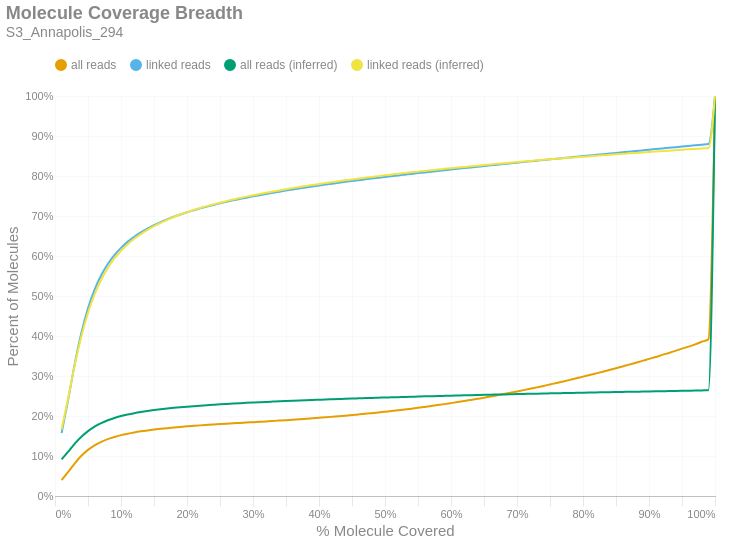

The notebook cell this image was saved under:
### Markdown cell above
### Molecule Read Coverage
This chart shows molecule coverage breadth as computed by the number of bases aligned to that molecule. In other words, "*how much of each unique long molecule is actually sequenced/aligned?*" Keep in mind there is a distinction between sequences and alignments, since some sequences belonging to a particular molecule may not align well and wouldn't appear in the alignment data. This chart also shows molecule coverage breadth as computed by the *inferred fragment* from which the aligned sequences originate. Unlike read coverage, this calculation takes into account the total insert size, including unsequenced gaps between the forward and reverse reads. Like the previous figures, these are cumulative percents.

### Code cell
if SKIPLR:
    print_html(f"Skipped")
else:
    binned_df = consolidated_hist(valids['coverage_bp'], mask, 0.01, True)
    binned_df_inf = consolidated_hist(valids['coverage_inserts'], mask, 0.01, True)
    binned_df = binned_df.with_columns(pl.lit(binned_df_inf['all reads (cumsum)']).alias('all reads (inferred)'))
    binned_df = binned_df.with_columns(pl.lit(binned_df_inf['linked reads (cumsum)']).alias('linked reads (inferred)'))
    binned_df = binned_df.with_columns(
        (pl.col('bin').cast(pl.Float64) + 0.01).alias('right_edge')
    )

    with SafeRender(binned_df):
        (
            density_plot(binned_df, 'Molecule Coverage Breadth', samplename, 'molcov', ['all reads (inferred)','linked reads (inferred)'])
            .encode(
                #x=alt.X('bin:Q', title="% Molecule Covered").axis(format = '%').scale(padding=0),
                x=alt.X('right_edge:Q', title="% Molecule Covered").axis(format='%').scale(padding=0),
                y=alt.Y('value:Q', title='Percent of Molecules')
                    .axis(format='%')
                    .stack(False)
                    .scale(domainMin=0, padding=0),
                color=alt.Color("key:N").scale(domain = ["all reads", "linked reads", "all reads (inferred)", "linked reads (inferred)"]),
                tooltip = [
                    alt.Tooltip("key:N", title = "Data Type"),
                    alt.Tooltip("range_label:N", title="% Molecule Covered"),
                    alt.Tooltip("value:Q", format = ".2%", title="% Molecules")
                ]
            )
        ).display()

### Figure 1 — Vega-Lite specification as saved in the notebook (floating-point values rounded to 4 significant figures)
{"width": "container", "height": 400, "config": {"title": {"anchor": "start", "dy": -15, "fontSize": 18, "color": "#888888", "subtitleColor": "#888888", "subtitleFontSize": 14}, "arc": {"fill": "#0072B2"}, "axis": {"domainColor": "#888888", "domainWidth": 0.5, "gridWidth": 0.2, "grid": false, "titleFontWeight": 400, "titleFontSize": 15, "labelFontSize": 11, "labelColor": "#888888", "tickColor": "#888888", "tickWidth": 0.2, "titleColor": "#888888"}, "axisBand": {"grid": false}, "axisX": {"grid": true, "tickSize": 10, "domainCap": "round"}, "axisY": {"domain": false, "grid": true, "tickSize": 0, "domainCap": "round"}, "background": "transparent", "header": {"labelFontSize": 15, "labelColor": "#888888", "titleFontSize": 15, "titleFontWeight": 600, "titleColor": "#888888"}, "legend": {"labelFont": "sans-serif", "labelFontSize": 12, "labelColor": "#888888", "symbolSize": 100, "symbolType": "circle", "titleFontSize": 12, "titlePadding": 10, "titleColor": "#888888", "title": null, "orient": "top"}, "range": {"category": ["#E69F00", "#56B4E9", "#009E73", "#F0E442", "#0072B2", "#D55E00", "#CC79A7", "#000000"], "diverging": ["#cfe8f3", "#a2d4ec", "#73bfe2", "#46abdb", "#1696d2", "#12719e"]}, "area": {"fill": "#0072B2", "fillOpacity": 0.7, "line": true, "strokeOpacity": 0.7}, "line": {"color": "#0072B2", "stroke": "#0072B2", "strokeWidth": 2}, "trail": {"color": "#0072B2", "stroke": "#0072B2", "strokeWidth": 0, "size": 1}, "point": {"filled": true, "fillOpacity": 1.0, "size": 95}, "text": {"color": "#888888", "fontSize": 11, "align": "right", "fontWeight": 400, "size": 11}, "bar": {"fill": "#0072B2", "stroke": null}, "view": {"stroke": null, "continuousWidth": 660, "continuousHeight": 400}}, "data": {"name": "data-c36f088e8c7ee6d4d53d42650a5f98f1"}, "mark": {"type": "line", "interpolate": "monotone", "point": {"opacity": 0, "size": 275}}, "encoding": {"color": {"field": "key", "scale": {"domain": ["all reads", "linked reads", "all reads (inferred)", "linked reads (inferred)"]}, "type": "nominal"}, "tooltip": [{"field": "key", "title": "Data Type", "type": "nominal"}, {"field": "range_label", "title": "% Molecule Covered", "type": "nominal"}, {"field": "value", "format": ".2%", "title": "% Molecules", "type": "quantitative"}], "x": {"axis": {"format": "%"}, "field": "right_edge", "scale": {"padding": 0}, "title": "% Molecule Covered", "type": "quantitative"}, "y": {"axis": {"format": "%"}, "field": "value", "scale": {"domainMin": 0, "padding": 0}, "stack": false, "title": "Percent of Molecules", "type": "quantitative"}}, "params": [{"name": "param_c36ac31b6afebe62", "select": {"type": "point", "fields": ["key"]}, "bind": "legend"}], "title": {"text": "Molecule Coverage Breadth", "subtitle": "S3_Annapolis_294"}, "transform": [{"fold": ["all reads (cumsum)", "linked reads (cumsum)", "all reads (inferred)", "linked reads (inferred)"]}, {"calculate": "replace(datum.key, ' (cumsum)', '')", "as": "key"}, {"filter": {"param": "param_c36ac31b6afebe62"}}], "usermeta": {"embedOptions": {"downloadFileName": "S3_Annapolis_294.molcov"}}, "$schema": "https://vega.github.io/schema/vega-lite/v6.1.0.json", "datasets": {"data-c36f088e8c7ee6d4d53d42650a5f98f1": [{"bin": "0.0", "interval": "0.0-0.01", "all reads": 0.03955, "linked reads": 0.1573, "all reads (cumsum)": 0.03955, "linked reads (cumsum)": 0.1573, "range_label": "0.0-0.01", "all reads (inferred)": 0.09152, "linked reads (inferred)": 0.1663, "right_edge": 0.01}, {"bin": "0.01", "interval": "0.01-0.02", "all reads": 0.02049, "linked reads": 0.08387, "all reads (cumsum)": 0.06004, "linked reads (cumsum)": 0.2411, "range_label": "0.01-0.02", "all reads (inferred)": 0.1107, "linked reads (inferred)": 0.2451, "right_edge": 0.02}, {"bin": "0.02", "interval": "0.02-0.03", "all reads": 0.02179, "linked reads": 0.08974, "all reads (cumsum)": 0.08183, "linked reads (cumsum)": 0.3309, "range_label": "0.02-0.03", "all reads (inferred)": 0.1307, "linked reads (inferred)": 0.3278, "right_edge": 0.03}, {"bin": "0.03", "interval": "0.03-0.04", "all reads": 0.01871, "linked reads": 0.07713, "all reads (cumsum)": 0.1005, "linked reads (cumsum)": 0.408, "range_label": "0.03-0.04", "all reads (inferred)": 0.1481, "linked reads (inferred)": 0.3995, "right_edge": 0.04}, {"bin": "0.04", "interval": "0.04-0.05", "all reads": 0.01484, "linked reads": 0.06121, "all reads (cumsum)": 0.1154, "linked reads (cumsum)": 0.4692, "range_label": "0.04-0.05", "all reads (inferred)": 0.1623, "linked reads (inferred)": 0.4581, "right_edge": 0.05}, {"bin": "0.05", "interval": "0.05-0.06", "all reads": 0.01134, "linked reads": 0.04675, "all reads (cumsum)": 0.1267, "linked reads (cumsum)": 0.516, "range_label": "0.05-0.06", "all reads (inferred)": 0.1735, "linked reads (inferred)": 0.5044, "right_edge": 0.06}, {"bin": "0.06", "interval": "0.06-0.07", "all reads": 0.008731, "linked reads": 0.03596, "all reads (cumsum)": 0.1354, "linked reads (cumsum)": 0.5519, "range_label": "0.06-0.07", "all reads (inferred)": 0.1823, "linked reads (inferred)": 0.5406, "right_edge": 0.07}, {"bin": "0.07", "interval": "0.07-0.08", "all reads": 0.006829, "linked reads": 0.02809, "all reads (cumsum)": 0.1423, "linked reads (cumsum)": 0.58, "range_label": "0.07-0.08", "all reads (inferred)": 0.1894, "linked reads (inferred)": 0.5701, "right_edge": 0.08}, {"bin": "0.08", "interval": "0.08-0.09", "all reads": 0.005403, "linked reads": 0.02217, "all reads (cumsum)": 0.1477, "linked reads (cumsum)": 0.6022, "range_label": "0.08-0.09", "all reads (inferred)": 0.1952, "linked reads (inferred)": 0.5938, "right_edge": 0.09}, {"bin": "0.09", "interval": "0.09-0.1", "all reads": 0.004455, "linked reads": 0.01824, "all reads (cumsum)": 0.1521, "linked reads (cumsum)": 0.6204, "range_label": "0.09-0.1", "all reads (inferred)": 0.1999, "linked reads (inferred)": 0.6133, "right_edge": 0.1}, {"bin": "0.1", "interval": "0.1-0.11", "all reads": 0.003647, "linked reads": 0.01492, "all reads (cumsum)": 0.1558, "linked reads (cumsum)": 0.6353, "range_label": "0.1-0.11", "all reads (inferred)": 0.2038, "linked reads (inferred)": 0.6295, "right_edge": 0.11}, {"bin": "0.11", "interval": "0.11-0.12", "all reads": 0.003134, "linked reads": 0.01275, "all reads (cumsum)": 0.1589, "linked reads (cumsum)": 0.6481, "range_label": "0.11-0.12", "all reads (inferred)": 0.2071, "linked reads (inferred)": 0.6431, "right_edge": 0.12}, {"bin": "0.12", "interval": "0.12-0.13", "all reads": 0.002685, "linked reads": 0.01094, "all reads (cumsum)": 0.1616, "linked reads (cumsum)": 0.659, "range_label": "0.12-0.13", "all reads (inferred)": 0.21, "linked reads (inferred)": 0.6549, "right_edge": 0.13}, {"bin": "0.13", "interval": "0.13-0.14", "all reads": 0.002347, "linked reads": 0.009551, "all reads (cumsum)": 0.1639, "linked reads (cumsum)": 0.6686, "range_label": "0.13-0.14", "all reads (inferred)": 0.2125, "linked reads (inferred)": 0.6653, "right_edge": 0.14}, {"bin": "0.14", "interval": "0.14-0.15", "all reads": 0.002112, "linked reads": 0.008547, "all reads (cumsum)": 0.1661, "linked reads (cumsum)": 0.6771, "range_label": "0.14-0.15", "all reads (inferred)": 0.2148, "linked reads (inferred)": 0.6746, "right_edge": 0.15}, {"bin": "0.15", "interval": "0.15-0.16", "all reads": 0.001872, "linked reads": 0.007543, "all reads (cumsum)": 0.1679, "linked reads (cumsum)": 0.6847, "range_label": "0.15-0.16", "all reads (inferred)": 0.2168, "linked reads (inferred)": 0.6829, "right_edge": 0.16}, {"bin": "0.16", "interval": "0.16-0.17", "all reads": 0.001732, "linked reads": 0.006952, "all reads (cumsum)": 0.1697, "linked reads (cumsum)": 0.6916, "range_label": "0.16-0.17", "all reads (inferred)": 0.2187, "linked reads (inferred)": 0.6905, "right_edge": 0.17}, {"bin": "0.17", "interval": "0.17-0.18", "all reads": 0.001583, "linked reads": 0.006354, "all reads (cumsum)": 0.1712, "linked reads (cumsum)": 0.698, "range_label": "0.17-0.18", "all reads (inferred)": 0.2204, "linked reads (inferred)": 0.6975, "right_edge": 0.18}, {"bin": "0.18", "interval": "0.18-0.19", "all reads": 0.001464, "linked reads": 0.005839, "all reads (cumsum)": 0.1727, "linked reads (cumsum)": 0.7038, "range_label": "0.18-0.19", "all reads (inferred)": 0.2219, "linked reads (inferred)": 0.7037, "right_edge": 0.19}, {"bin": "0.19", "interval": "0.19-0.2", "all reads": 0.001374, "linked reads": 0.005481, "all reads (cumsum)": 0.1741, "linked reads (cumsum)": 0.7093, "range_label": "0.19-0.2", "all reads (inferred)": 0.2233, "linked reads (inferred)": 0.7096, "right_edge": 0.2}, {"bin": "0.2", "interval": "0.2-0.21", "all reads": 0.001258, "linked reads": 0.00498, "all reads (cumsum)": 0.1753, "linked reads (cumsum)": 0.7143, "range_label": "0.2-0.21", "all reads (inferred)": 0.2247, "linked reads (inferred)": 0.715, "right_edge": 0.21}, {"bin": "0.21", "interval": "0.21-0.22", "all reads": 0.001222, "linked reads": 0.00481, "all reads (cumsum)": 0.1766, "linked reads (cumsum)": 0.7191, "range_label": "0.21-0.22", "all reads (inferred)": 0.2259, "linked reads (inferred)": 0.7201, "right_edge": 0.22}, {"bin": "0.22", "interval": "0.22-0.23", "all reads": 0.001114, "linked reads": 0.004352, "all reads (cumsum)": 0.1777, "linked reads (cumsum)": 0.7234, "range_label": "0.22-0.23", "all reads (inferred)": 0.2271, "linked reads (inferred)": 0.7247, "right_edge": 0.23}, {"bin": "0.23", "interval": "0.23-0.24", "all reads": 0.001096, "linked reads": 0.004266, "all reads (cumsum)": 0.1788, "linked reads (cumsum)": 0.7277, "range_label": "0.23-0.24", "all reads (inferred)": 0.2281, "linked reads (inferred)": 0.729, "right_edge": 0.24}, {"bin": "0.24", "interval": "0.24-0.25", "all reads": 0.001046, "linked reads": 0.004, "all reads (cumsum)": 0.1798, "linked reads (cumsum)": 0.7317, "range_label": "0.24-0.25", "all reads (inferred)": 0.2292, "linked reads (inferred)": 0.7333, "right_edge": 0.25}, {"bin": "0.25", "interval": "0.25-0.26", "all reads": 0.0009972, "linked reads": 0.003794, "all reads (cumsum)": 0.1808, "linked reads (cumsum)": 0.7355, "range_label": "0.25-0.26", "all reads (inferred)": 0.2302, "linked reads (inferred)": 0.7373, "right_edge": 0.26}, {"bin": "0.26", "interval": "0.26-0.27", "all reads": 0.0009599, "linked reads": 0.003595, "all reads (cumsum)": 0.1818, "linked reads (cumsum)": 0.7391, "range_label": "0.26-0.27", "all reads (inferred)": 0.2311, "linked reads (inferred)": 0.7411, "right_edge": 0.27}, {"bin": "0.27", "interval": "0.27-0.28", "all reads": 0.0009413, "linked reads": 0.003413, "all reads (cumsum)": 0.1827, "linked reads (cumsum)": 0.7425, "range_label": "0.27-0.28", "all reads (inferred)": 0.232, "linked reads (inferred)": 0.7448, "right_edge": 0.28}, {"bin": "0.28", "interval": "0.28-0.29", "all reads": 0.0009516, "linked reads": 0.003349, "all reads (cumsum)": 0.1837, "linked reads (cumsum)": 0.7459, "range_label": "0.28-0.29", "all reads (inferred)": 0.2329, "linked reads (inferred)": 0.7484, "right_edge": 0.29}, {"bin": "0.29", "interval": "0.29-0.3", "all reads": 0.0009654, "linked reads": 0.003194, "all reads (cumsum)": 0.1846, "linked reads (cumsum)": 0.7491, "range_label": "0.29-0.3", "all reads (inferred)": 0.2337, "linked reads (inferred)": 0.7517, "right_edge": 0.3}, {"bin": "0.3", "interval": "0.3-0.31", "all reads": 0.0009601, "linked reads": 0.003074, "all reads (cumsum)": 0.1856, "linked reads (cumsum)": 0.7521, "range_label": "0.3-0.31", "all reads (inferred)": 0.2345, "linked reads (inferred)": 0.755, "right_edge": 0.31}, {"bin": "0.31", "interval": "0.31-0.32", "all reads": 0.0009597, "linked reads": 0.002911, "all reads (cumsum)": 0.1866, "linked reads (cumsum)": 0.755, "range_label": "0.31-0.32", "all reads (inferred)": 0.2353, "linked reads (inferred)": 0.758, "right_edge": 0.32}, {"bin": "0.32", "interval": "0.32-0.33", "all reads": 0.001012, "linked reads": 0.002961, "all reads (cumsum)": 0.1876, "linked reads (cumsum)": 0.758, "range_label": "0.32-0.33", "all reads (inferred)": 0.236, "linked reads (inferred)": 0.761, "right_edge": 0.33}, {"bin": "0.33", "interval": "0.33-0.34", "all reads": 0.001021, "linked reads": 0.002814, "all reads (cumsum)": 0.1886, "linked reads (cumsum)": 0.7608, "range_label": "0.33-0.34", "all reads (inferred)": 0.2368, "linked reads (inferred)": 0.764, "right_edge": 0.34}, {"bin": "0.34", "interval": "0.34-0.35", "all reads": 0.001057, "linked reads": 0.002692, "all reads (cumsum)": 0.1896, "linked reads (cumsum)": 0.7635, "range_label": "0.34-0.35", "all reads (inferred)": 0.2375, "linked reads (inferred)": 0.7669, "right_edge": 0.35}, {"bin": "0.35", "interval": "0.35-0.36", "all reads": 0.001117, "linked reads": 0.002756, "all reads (cumsum)": 0.1908, "linked reads (cumsum)": 0.7663, "range_label": "0.35-0.36", "all reads (inferred)": 0.2382, "linked reads (inferred)": 0.7697, "right_edge": 0.36}, {"bin": "0.36", "interval": "0.36-0.37", "all reads": 0.001093, "linked reads": 0.002575, "all reads (cumsum)": 0.1919, "linked reads (cumsum)": 0.7688, "range_label": "0.36-0.37", "all reads (inferred)": 0.2389, "linked reads (inferred)": 0.7724, "right_edge": 0.37}, {"bin": "0.37", "interval": "0.37-0.38", "all reads": 0.001168, "linked reads": 0.002575, "all reads (cumsum)": 0.193, "linked reads (cumsum)": 0.7714, "range_label": "0.37-0.38", "all reads (inferred)": 0.2395, "linked reads (inferred)": 0.775, "right_edge": 0.38}, {"bin": "0.38", "interval": "0.38-0.39", "all reads": 0.001188, "linked reads": 0.002483, "all reads (cumsum)": 0.1942, "linked reads (cumsum)": 0.7739, "range_label": "0.38-0.39", "all reads (inferred)": 0.2401, "linked reads (inferred)": 0.7775, "right_edge": 0.39}, {"bin": "0.39", "interval": "0.39-0.4", "all reads": 0.001276, "linked reads": 0.002416, "all reads (cumsum)": 0.1955, "linked reads (cumsum)": 0.7763, "range_label": "0.39-0.4", "all reads (inferred)": 0.2407, "linked reads (inferred)": 0.7799, "right_edge": 0.4}, {"bin": "0.4", "interval": "0.4-0.41", "all reads": 0.001216, "linked reads": 0.00218, "all reads (cumsum)": 0.1967, "linked reads (cumsum)": 0.7785, "range_label": "0.4-0.41", "all reads (inferred)": 0.2413, "linked reads (inferred)": 0.7824, "right_edge": 0.41}, {"bin": "0.41", "interval": "0.41-0.42", "all reads": 0.001336, "linked reads": 0.002335, "all reads (cumsum)": 0.198, "linked reads (cumsum)": 0.7808, "range_label": "0.41-0.42", "all reads (inferred)": 0.2419, "linked reads (inferred)": 0.7847, "right_edge": 0.42}, {"bin": "0.42", "interval": "0.42-0.43", "all reads": 0.001383, "linked reads": 0.002273, "all reads (cumsum)": 0.1994, "linked reads (cumsum)": 0.7831, "range_label": "0.42-0.43", "all reads (inferred)": 0.2425, "linked reads (inferred)": 0.787, "right_edge": 0.43}, {"bin": "0.43", "interval": "0.43-0.44", "all reads": 0.001427, "linked reads": 0.002218, "all reads (cumsum)": 0.2009, "linked reads (cumsum)": 0.7853, "range_label": "0.43-0.44", "all reads (inferred)": 0.2431, "linked reads (inferred)": 0.7893, "right_edge": 0.44}, {"bin": "0.44", "interval": "0.44-0.45", "all reads": 0.001507, "linked reads": 0.002206, "all reads (cumsum)": 0.2024, "linked reads (cumsum)": 0.7875, "range_label": "0.44-0.45", "all reads (inferred)": 0.2436, "linked reads (inferred)": 0.7915, "right_edge": 0.45}, {"bin": "0.45", "interval": "0.45-0.46", "all reads": 0.001523, "linked reads": 0.002014, "all reads (cumsum)": 0.2039, "linked reads (cumsum)": 0.7895, "range_label": "0.45-0.46", "all reads (inferred)": 0.2442, "linked reads (inferred)": 0.7936, "right_edge": 0.46}, {"bin": "0.46", "interval": "0.46-0.47", "all reads": 0.001558, "linked reads": 0.002049, "all reads (cumsum)": 0.2054, "linked reads (cumsum)": 0.7916, "range_label": "0.46-0.47", "all reads (inferred)": 0.2447, "linked reads (inferred)": 0.7957, "right_edge": 0.47}, {"bin": "0.47", "interval": "0.47-0.48", "all reads": 0.001658, "linked reads": 0.002046, "all reads (cumsum)": 0.2071, "linked reads (cumsum)": 0.7936, "range_label": "0.47-0.48", "all reads (inferred)": 0.2452, "linked reads (inferred)": 0.7978, "right_edge": 0.48}, {"bin": "0.48", "interval": "0.48-0.49", "all reads": 0.001672, "linked reads": 0.002016, "all reads (cumsum)": 0.2088, "linked reads (cumsum)": 0.7956, "range_label": "0.48-0.49", "all reads (inferred)": 0.2457, "linked reads (inferred)": 0.7997, "right_edge": 0.49}, {"bin": "0.49", "interval": "0.49-0.5", "all reads": 0.00189, "linked reads": 0.002024, "all reads (cumsum)": 0.2107, "linked reads (cumsum)": 0.7977, "range_label": "0.49-0.5", "all reads (inferred)": 0.2463, "linked reads (inferred)": 0.8018, "right_edge": 0.5}, {"bin": "0.5", "interval": "0.5-0.51", "all reads": 0.001687, "linked reads": 0.001861, "all reads (cumsum)": 0.2123, "linked reads (cumsum)": 0.7995, "range_label": "0.5-0.51", "all reads (inferred)": 0.2467, "linked reads (inferred)": 0.8035, "right_edge": 0.51}, {"bin": "0.51", "interval": "0.51-0.52", "all reads": 0.001979, "linked reads": 0.002002, "all reads (cumsum)": 0.2143, "linked reads (cumsum)": 0.8015, "range_label": "0.51-0.52", "all reads (inferred)": 0.2472, "linked reads (inferred)": 0.8054, "right_edge": 0.52}, {"bin": "0.52", "interval": "0.52-0.53", "all reads": 0.001941, "linked reads": 0.001881, "all reads (cumsum)": 0.2163, "linked reads (cumsum)": 0.8034, "range_label": "0.52-0.53", "all reads (inferred)": 0.2477, "linked reads (inferred)": 0.8073, "right_edge": 0.53}, {"bin": "0.53", "interval": "0.53-0.54", "all reads": 0.002063, "linked reads": 0.001871, "all reads (cumsum)": 0.2183, "linked reads (cumsum)": 0.8053, "range_label": "0.53-0.54", "all reads (inferred)": 0.2481, "linked reads (inferred)": 0.8091, "right_edge": 0.54}, {"bin": "0.54", "interval": "0.54-0.55", "all reads": 0.002142, "linked reads": 0.001905, "all reads (cumsum)": 0.2205, "linked reads (cumsum)": 0.8072, "range_label": "0.54-0.55", "all reads (inferred)": 0.2486, "linked reads (inferred)": 0.8109, "right_edge": 0.55}, {"bin": "0.55", "interval": "0.55-0.56", "all reads": 0.002239, "linked reads": 0.001848, "all reads (cumsum)": 0.2227, "linked reads (cumsum)": 0.809, "range_label": "0.55-0.56", "all reads (inferred)": 0.2491, "linked reads (inferred)": 0.8128, "right_edge": 0.56}, {"bin": "0.56", "interval": "0.56-0.57", "all reads": 0.002279, "linked reads": 0.001818, "all reads (cumsum)": 0.225, "linked reads (cumsum)": 0.8109, "range_label": "0.56-0.57", "all reads (inferred)": 0.2495, "linked reads (inferred)": 0.8145, "right_edge": 0.57}, {"bin": "0.57", "interval": "0.57-0.58", "all reads": 0.002305, "linked reads": 0.001826, "all reads (cumsum)": 0.2273, "linked reads (cumsum)": 0.8127, "range_label": "0.57-0.58", "all reads (inferred)": 0.2499, "linked reads (inferred)": 0.8162, "right_edge": 0.58}, {"bin": "0.58", "interval": "0.58-0.59", "all reads": 0.002414, "linked reads": 0.001734, "all reads (cumsum)": 0.2297, "linked reads (cumsum)": 0.8144, "range_label": "0.58-0.59", "all reads (inferred)": 0.2504, "linked reads (inferred)": 0.8179, "right_edge": 0.59}, {"bin": "0.59", "interval": "0.59-0.6", "all reads": 0.002496, "linked reads": 0.00175, "all reads (cumsum)": 0.2322, "linked reads (cumsum)": 0.8162, "range_label": "0.59-0.6", "all reads (inferred)": 0.2508, "linked reads (inferred)": 0.8195, "right_edge": 0.6}, {"bin": "0.6", "interval": "0.6-0.61", "all reads": 0.002527, "linked reads": 0.001767, "all reads (cumsum)": 0.2347, "linked reads (cumsum)": 0.8179, "range_label": "0.6-0.61", "all reads (inferred)": 0.2512, "linked reads (inferred)": 0.8212, "right_edge": 0.61}, {"bin": "0.61", "interval": "0.61-0.62", "all reads": 0.002656, "linked reads": 0.001763, "all reads (cumsum)": 0.2374, "linked reads (cumsum)": 0.8197, "range_label": "0.61-0.62", "all reads (inferred)": 0.2516, "linked reads (inferred)": 0.8227, "right_edge": 0.62}, {"bin": "0.62", "interval": "0.62-0.63", "all reads": 0.002745, "linked reads": 0.001776, "all reads (cumsum)": 0.2401, "linked reads (cumsum)": 0.8215, "range_label": "0.62-0.63", "all reads (inferred)": 0.252, "linked reads (inferred)": 0.8243, "right_edge": 0.63}, {"bin": "0.63", "interval": "0.63-0.64", "all reads": 0.002782, "linked reads": 0.001739, "all reads (cumsum)": 0.2429, "linked reads (cumsum)": 0.8232, "range_label": "0.63-0.64", "all reads (inferred)": 0.2524, "linked reads (inferred)": 0.8259, "right_edge": 0.64}, {"bin": "0.64", "interval": "0.64-0.65", "all reads": 0.00285, "linked reads": 0.001664, "all reads (cumsum)": 0.2458, "linked reads (cumsum)": 0.8249, "range_label": "0.64-0.65", "all reads (inferred)": 0.2528, "linked reads (inferred)": 0.8274, "right_edge": 0.65}, {"bin": "0.65", "interval": "0.65-0.66", "all reads": 0.003052, "linked reads": 0.00174, "all reads (cumsum)": 0.2488, "linked reads (cumsum)": 0.8266, "range_label": "0.65-0.66", "all reads (inferred)": 0.2532, "linked reads (inferred)": 0.8289, "right_edge": 0.66}, {"bin": "0.66", "interval": "0.66-0.67", "all reads": 0.002946, "linked reads": 0.001639, "all reads (cumsum)": 0.2518, "linked reads (cumsum)": 0.8283, "range_label": "0.66-0.67", "all reads (inferred)": 0.2536, "linked reads (inferred)": 0.8304, "right_edge": 0.67}, {"bin": "0.67", "interval": "0.67-0.68", "all reads": 0.003094, "linked reads": 0.001709, "all reads (cumsum)": 0.2549, "linked reads (cumsum)": 0.83, "range_label": "0.67-0.68", "all reads (inferred)": 0.254, "linked reads (inferred)": 0.8319, "right_edge": 0.68}, {"bin": "0.68", "interval": "0.68-0.69", "all reads": 0.003171, "linked reads": 0.001674, "all reads (cumsum)": 0.258, "linked reads (cumsum)": 0.8316, "range_label": "0.68-0.69", "all reads (inferred)": 0.2544, "linked reads (inferred)": 0.8334, "right_edge": 0.69}, {"bin": "0.69", "interval": "0.69-0.7", "all reads": 0.003323, "linked reads": 0.001663, "all reads (cumsum)": 0.2614, "linked reads (cumsum)": 0.8333, "range_label": "0.69-0.7", "all reads (inferred)": 0.2548, "linked reads (inferred)": 0.8349, "right_edge": 0.7}, {"bin": "0.7", "interval": "0.7-0.71", "all reads": 0.003306, "linked reads": 0.00171, "all reads (cumsum)": 0.2647, "linked reads (cumsum)": 0.835, "range_label": "0.7-0.71", "all reads (inferred)": 0.2551, "linked reads (inferred)": 0.8362, "right_edge": 0.71}, {"bin": "0.71", "interval": "0.71-0.72", "all reads": 0.003417, "linked reads": 0.001679, "all reads (cumsum)": 0.2681, "linked reads (cumsum)": 0.8367, "range_label": "0.71-0.72", "all reads (inferred)": 0.2555, "linked reads (inferred)": 0.8377, "right_edge": 0.72}, {"bin": "0.72", "interval": "0.72-0.73", "all reads": 0.003526, "linked reads": 0.001656, "all reads (cumsum)": 0.2716, "linked reads (cumsum)": 0.8383, "range_label": "0.72-0.73", "all reads (inferred)": 0.2559, "linked reads (inferred)": 0.8391, "right_edge": 0.73}, {"bin": "0.73", "interval": "0.73-0.74", "all reads": 0.003545, "linked reads": 0.001599, "all reads (cumsum)": 0.2751, "linked reads (cumsum)": 0.8399, "range_label": "0.73-0.74", "all reads (inferred)": 0.2562, "linked reads (inferred)": 0.8404, "right_edge": 0.74}, {"bin": "0.74", "interval": "0.74-0.75", "all reads": 0.003812, "linked reads": 0.001701, "all reads (cumsum)": 0.279, "linked reads (cumsum)": 0.8416, "range_label": "0.74-0.75", "all reads (inferred)": 0.2566, "linked reads (inferred)": 0.8418, "right_edge": 0.75}, {"bin": "0.75", "interval": "0.75-0.76", "all reads": 0.003653, "linked reads": 0.001575, "all reads (cumsum)": 0.2826, "linked reads (cumsum)": 0.8432, "range_label": "0.75-0.76", "all reads (inferred)": 0.2569, "linked reads (inferred)": 0.8431, "right_edge": 0.76}, {"bin": "0.76", "interval": "0.76-0.77", "all reads": 0.003768, "linked reads": 0.001638, "all reads (cumsum)": 0.2864, "linked reads (cumsum)": 0.8449, "range_label": "0.76-0.77", "all reads (inferred)": 0.2573, "linked reads (inferred)": 0.8444, "right_edge": 0.77}, {"bin": "0.77", "interval": "0.77-0.78", "all reads": 0.003873, "linked reads": 0.001654, "all reads (cumsum)": 0.2903, "linked reads (cumsum)": 0.8465, "range_label": "0.77-0.78", "all reads (inferred)": 0.2576, "linked reads (inferred)": 0.8457, "right_edge": 0.78}, {"bin": "0.78", "interval": "0.78-0.79", "all reads": 0.003943, "linked reads": 0.001626, "all reads (cumsum)": 0.2942, "linked reads (cumsum)": 0.8481, "range_label": "0.78-0.79", "all reads (inferred)": 0.2579, "linked reads (inferred)": 0.847, "right_edge": 0.79}, {"bin": "0.79", "interval": "0.79-0.8", "all reads": 0.004235, "linked reads": 0.001661, "all reads (cumsum)": 0.2984, "linked reads (cumsum)": 0.8498, "range_label": "0.79-0.8", "all reads (inferred)": 0.2583, "linked reads (inferred)": 0.8483, "right_edge": 0.8}, {"bin": "0.8", "interval": "0.8-0.81", "all reads": 0.003922, "linked reads": 0.001545, "all reads (cumsum)": 0.3024, "linked reads (cumsum)": 0.8513, "range_label": "0.8-0.81", "all reads (inferred)": 0.2586, "linked reads (inferred)": 0.8495, "right_edge": 0.81}, {"bin": "0.81", "interval": "0.81-0.82", "all reads": 0.004173, "linked reads": 0.001613, "all reads (cumsum)": 0.3065, "linked reads (cumsum)": 0.853, "range_label": "0.81-0.82", "all reads (inferred)": 0.2589, "linked reads (inferred)": 0.8507, "right_edge": 0.82}, {"bin": "0.82", "interval": "0.82-0.83", "all reads": 0.004246, "linked reads": 0.001565, "all reads (cumsum)": 0.3108, "linked reads (cumsum)": 0.8545, "range_label": "0.82-0.83", "all reads (inferred)": 0.2592, "linked reads (inferred)": 0.8519, "right_edge": 0.83}, {"bin": "0.83", "interval": "0.83-0.84", "all reads": 0.004348, "linked reads": 0.001594, "all reads (cumsum)": 0.3151, "linked reads (cumsum)": 0.8561, "range_label": "0.83-0.84", "all reads (inferred)": 0.2596, "linked reads (inferred)": 0.8531, "right_edge": 0.84}, {"bin": "0.84", "interval": "0.84-0.85", "all reads": 0.004302, "linked reads": 0.00156, "all reads (cumsum)": 0.3194, "linked reads (cumsum)": 0.8577, "range_label": "0.84-0.85", "all reads (inferred)": 0.2599, "linked reads (inferred)": 0.8543, "right_edge": 0.85}, {"bin": "0.85", "interval": "0.85-0.86", "all reads": 0.004489, "linked reads": 0.001565, "all reads (cumsum)": 0.3239, "linked reads (cumsum)": 0.8592, "range_label": "0.85-0.86", "all reads (inferred)": 0.2602, "linked reads (inferred)": 0.8555, "right_edge": 0.86}, {"bin": "0.86", "interval": "0.86-0.87", "all reads": 0.004484, "linked reads": 0.001522, "all reads (cumsum)": 0.3284, "linked reads (cumsum)": 0.8608, "range_label": "0.86-0.87", "all reads (inferred)": 0.2605, "linked reads (inferred)": 0.8566, "right_edge": 0.87}, {"bin": "0.87", "interval": "0.87-0.88", "all reads": 0.004752, "linked reads": 0.001618, "all reads (cumsum)": 0.3331, "linked reads (cumsum)": 0.8624, "range_label": "0.87-0.88", "all reads (inferred)": 0.2608, "linked reads (inferred)": 0.8578, "right_edge": 0.88}, {"bin": "0.88", "interval": "0.88-0.89", "all reads": 0.004714, "linked reads": 0.001663, "all reads (cumsum)": 0.3379, "linked reads (cumsum)": 0.864, "range_label": "0.88-0.89", "all reads (inferred)": 0.2611, "linked reads (inferred)": 0.8588, "right_edge": 0.89}, {"bin": "0.89", "interval": "0.89-0.9", "all reads": 0.004894, "linked reads": 0.001706, "all reads (cumsum)": 0.3428, "linked reads (cumsum)": 0.8657, "range_label": "0.89-0.9", "all reads (inferred)": 0.2614, "linked reads (inferred)": 0.86, "right_edge": 0.9}, {"bin": "0.9", "interval": "0.9-0.91", "all reads": 0.004624, "linked reads": 0.001551, "all reads (cumsum)": 0.3474, "linked reads (cumsum)": 0.8673, "range_label": "0.9-0.91", "all reads (inferred)": 0.2617, "linked reads (inferred)": 0.8611, "right_edge": 0.91}, {"bin": "0.91", "interval": "0.91-0.92", "all reads": 0.00542, "linked reads": 0.001632, "all reads (cumsum)": 0.3528, "linked reads (cumsum)": 0.8689, "range_label": "0.91-0.92", "all reads (inferred)": 0.262, "linked reads (inferred)": 0.8622, "right_edge": 0.92}, {"bin": "0.92", "interval": "0.92-0.93", "all reads": 0.00478, "linked reads": 0.001554, "all reads (cumsum)": 0.3576, "linked reads (cumsum)": 0.8705, "range_label": "0.92-0.93", "all reads (inferred)": 0.2623, "linked reads (inferred)": 0.8633, "right_edge": 0.93}, {"bin": "0.93", "interval": "0.93-0.94", "all reads": 0.005236, "linked reads": 0.001591, "all reads (cumsum)": 0.3628, "linked reads (cumsum)": 0.8721, "range_label": "0.93-0.94", "all reads (inferred)": 0.2626, "linked reads (inferred)": 0.8644, "right_edge": 0.94}, {"bin": "0.94", "interval": "0.94-0.95", "all reads": 0.00571, "linked reads": 0.001542, "all reads (cumsum)": 0.3685, "linked reads (cumsum)": 0.8736, "range_label": "0.94-0.95", "all reads (inferred)": 0.2629, "linked reads (inferred)": 0.8656, "right_edge": 0.95}, {"bin": "0.95", "interval": "0.95-0.96", "all reads": 0.004887, "linked reads": 0.001664, "all reads (cumsum)": 0.3734, "linked reads (cumsum)": 0.8753, "range_label": "0.95-0.96", "all reads (inferred)": 0.2632, "linked reads (inferred)": 0.8666, "right_edge": 0.96}, {"bin": "0.96", "interval": "0.96-0.97", "all reads": 0.005739, "linked reads": 0.001471, "all reads (cumsum)": 0.3791, "linked reads (cumsum)": 0.8768, "range_label": "0.96-0.97", "all reads (inferred)": 0.2636, "linked reads (inferred)": 0.8678, "right_edge": 0.97}, {"bin": "0.97", "interval": "0.97-0.98", "all reads": 0.00639, "linked reads": 0.001517, "all reads (cumsum)": 0.3855, "linked reads (cumsum)": 0.8783, "range_label": "0.97-0.98", "all reads (inferred)": 0.264, "linked reads (inferred)": 0.8689, "right_edge": 0.98}, {"bin": "0.98", "interval": "0.98-0.99", "all reads": 0.005977, "linked reads": 0.001598, "all reads (cumsum)": 0.3915, "linked reads (cumsum)": 0.8799, "range_label": "0.98-0.99", "all reads (inferred)": 0.2643, "linked reads (inferred)": 0.8696, "right_edge": 0.99}, {"bin": "0.99", "interval": "0.99-1.0", "all reads": 0.6085, "linked reads": 0.1201, "all reads (cumsum)": 1.0, "linked reads (cumsum)": 1.0, "range_label": "0.99-1.0", "all reads (inferred)": 1.0, "linked reads (inferred)": 1.0, "right_edge": 1.0}]}}
